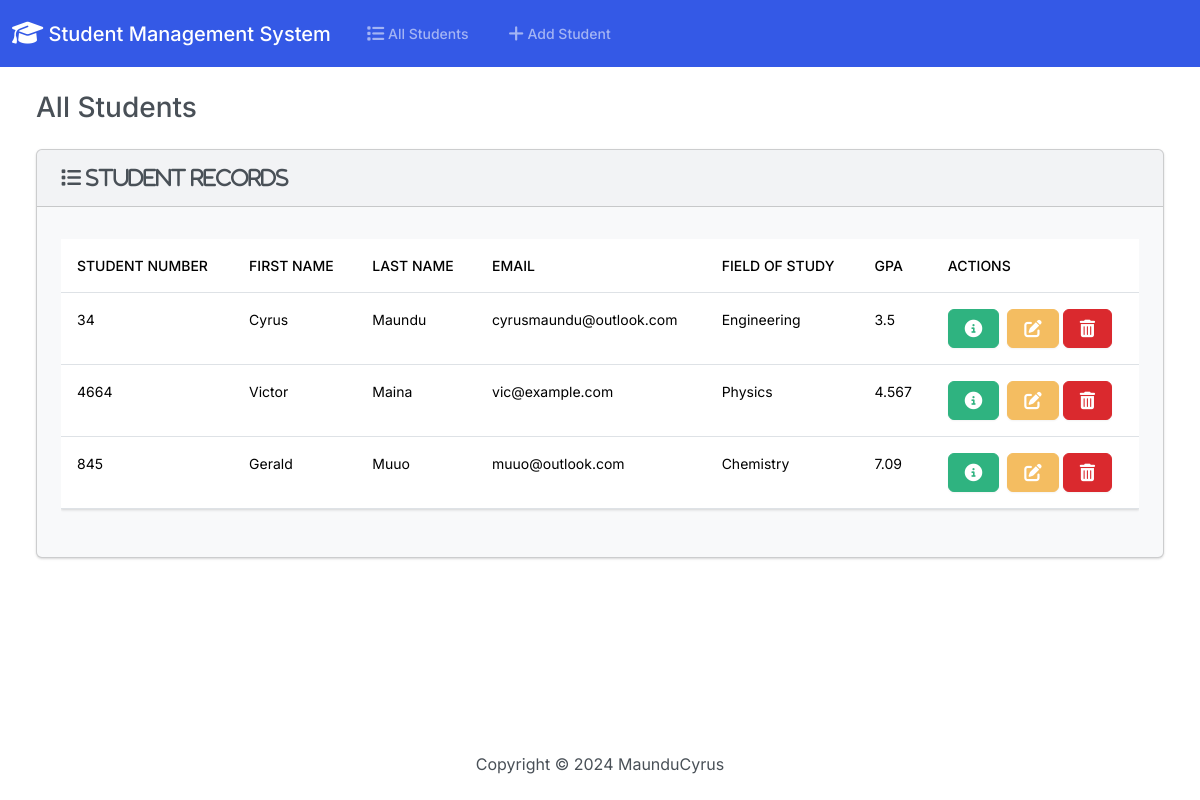
Before: / with the older database file.
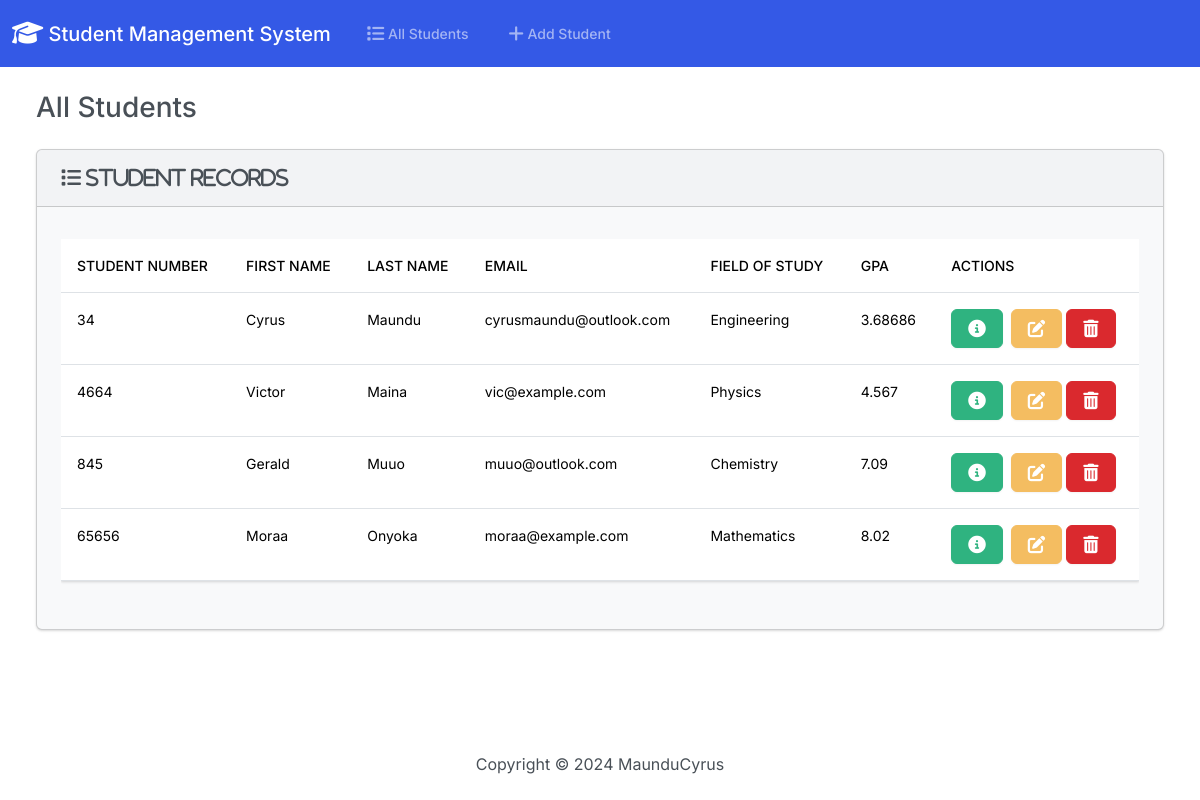
After: the same page with the newer database file.
### application/models.py (models this page shows, shortened)
class Student(models.Model):
    student_number = models.PositiveIntegerField()
    first_name = models.CharField(max_length=50)
    last_name = models.CharField(max_length=50)
    email = models.EmailField(max_length=50)
    field_of_study = models.CharField(max_length=50)
    gpa = models.FloatField()

### application/views.py (the view)
# urls.py: path('', views.index, name='index'),
def index(request):
    return render(request, 'students/index.html', {
        'students': Student.objects.all()
    })

### application/templates/students/index.html (shortened to what this page needs)
{% extends "students/base.html" %}
{% block body %}
    <h3 class="m-4">All Students</h3>
    <div class="row">
        <div class="col-12">
            {% if students %}
                <div class="card bg-light ms-4 me-4 mb-4">
  <div class="card-header">
      <i class="fa-solid fa-list fa-lg"> Student Records</i>
  </div>
  <div class="card-body">
      <p class="card-text">
        <div class="table-responsive">
        <table class="table table-hover">
        <thead>
        <tr>
          <th scope="col">Student Number</th>
          <th scope="col">First Name</th>
          <th scope="col">Last Name</th>
          <th scope="col">Email</th>
            <th scope="col">Field of Study</th>
            <th scope="col">GPA</th>
            <th scope="col">Actions</th>
            </tr>
          </thead>
          <tbody>
            {% for student in students %}
                <tr>
                    <td>{{ student.student_number }}</td>
                    <td>{{ student.first_name }}</td>
                    <td>{{ student.last_name }}</td>
                    <td>{{ student.email }}</td>
                    <td>{{ student.field_of_study }}</td>
                    <td>{{ student.gpa }}</td>
                    <td>
                        <button type="button" class="btn btn-success me-1" href="{% url 'view_student' student.id %}" data-bs-toggle="modal"
                        data-bs-target="#myModal {{student.id}}"></button>
                        <a class="btn btn-warning" href="{% url 'edit' student.id %}">
                        </a>
                        <button type="button" class="btn btn-danger" data-bs-toggle="modal" data-bs-target="#delete{{student.id}}">
                        </button>
                    </td>
                </tr>
            {% endfor %}
          </tbody>
        </table>
        </div>
    </p>
    </div>
        </div>
            {% else %}
                <h5 class="alert alert-primary ms-4 me-4">No Student Records</h5>
            {% endif %}
    </div>
    </div>
{% endblock %}

### application/templates/students/base.html (shortened to what this page needs)
{% load static %}
<!DOCTYPE html>
<html lang="en">
<head>
    <link rel="stylesheet" href="https://cdnjs.cloudflare.com/ajax/libs/font-awesome/6.7.1/css/all.min.css" />
    <link href="{% static 'css/bootstrap.min.css' %}" rel="stylesheet">
</head>
<body class="d-flex flex-column min-vh-100">
<nav class="navbar navbar-expand-lg bg-primary" data-bs-theme="dark">
  <div class="container-fluid">
    <a class="navbar-brand" href="{% url 'index' %}">
        <i class="fa-solid fa-graduation-cap fa-lg"></i> Student Management System</a>
    <div class="collapse navbar-collapse" id="navbarColor01">
      <ul class="navbar-nav me-auto">
        <li class="nav-item">
          <a class="nav-link" href="{% url 'index' %}">
               All Students</a>
        </li>
        <li class="nav-item">
          <a class="nav-link" href="{% url 'add' %}">
               Add Student</a>
        </li>
      </ul>
    </div>
  </div>
</nav>
<div class="container-fluid">
    {% block body %}
    {% endblock %}
</div>
    <footer class="mt-auto mb-4">
        <div class="text-center">
            <span>
                Copyright &copy; <script>document.write(new Date().getFullYear())</script> MaunduCyrus
            </span>
        </div>
    </footer>
</body>
</html>

Changed rows visible on the page:
changed Student "Cyrus": gpa "3.5" → "3.68686"
added Student: student_number "65656", first_name "Moraa", last_name "Onyoka", email "moraa@example.com", field_of_study "Mathematics", gpa "8.02"
